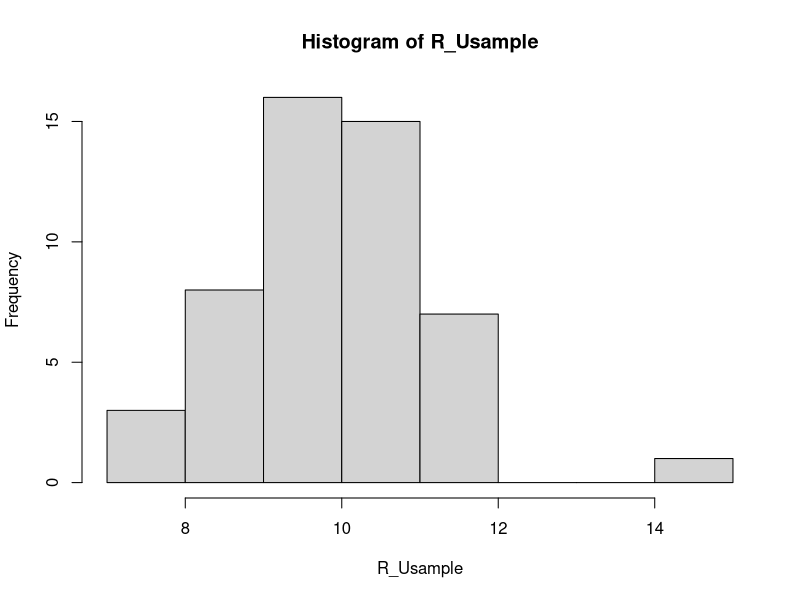

This chart was generated by the following R code:
# Simulating data is a fantastic way to build 
# intution for statistical analysis and data modelling.
# imporving our interpretation of study results
# within replication framework of standard statistical
# theory and application.

# Univariate Distributions
install.packages("arm")
library(arm)


# Realistic sample for psychological study
R_Usample <- rnorm(n = 50, mean = 10, sd = 1.5)

mean(R_Usample)
sd(R_Usample)

hist(R_Usample, breaks= 10)

# rnorm #to use pseudorandom number generator
# #to prdicue random numbers from a normal distribution
 
# dnorm Allows for the evaluation of probaility density
# #of normal distribution as a point or set(vector) of points
# 
# pnorm  Evualuate the cumulative distribution
# 
# qnorm() Evaluate wuantile the inverse of the cumulative distribution function

## Simulate standard Normal random numbers

#Setting a seed for rnadom number genrator so that the nmbers are reproducible 
#when run together
set.seed(189)
x <- rnorm(10)   

x

x_1 <- rnorm(10, 10, 2)

x_1


# #Citations
# Brysbaert, M. (2019). How many participants do we have to include 
# in properly powered experiments? A tutorial of power analysis with
# reference tables. Journal of Cognition, 2(1).

# Hallgren, K. A. (2013). Conducting simulation studies
# in the R programming environment. Tutorials in quantitative methods 
# for psychology, 9(2), 43.
